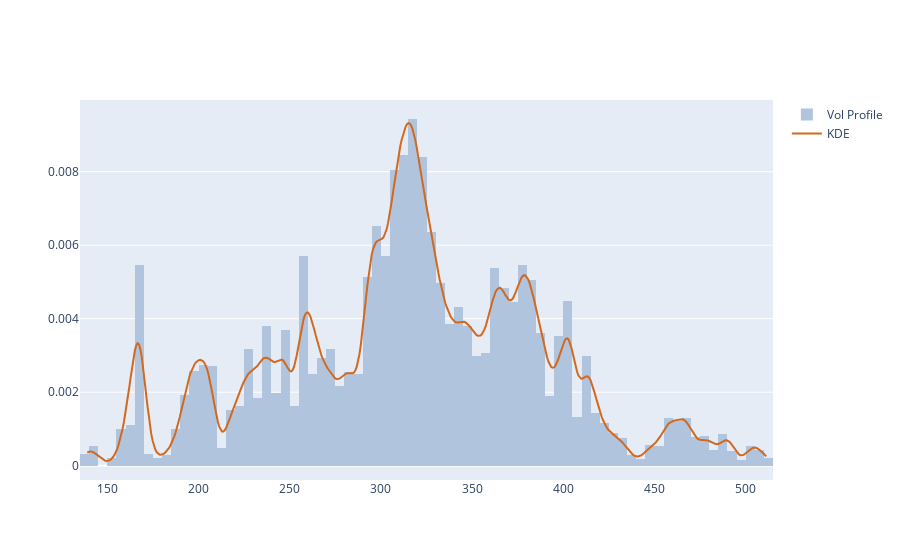

Notebook code cell kept with this figure:
### Code cell
# Kernel Density Estimator (KDE) plot
from scipy import stats, signal

"""
stats provides statistical functions and probability distributions for data analysis.

signal offers tools for signal processing, such as filtering, peak detection, 
and Fourier transforms.

These modules are commonly used for advanced data analysis and scientific computing in Python.
"""

kde_factor = 0.05
num_samples = 500
kde = stats.gaussian_kde(lulu.Close,weights=lulu.Volume,bw_method=kde_factor)
xr = np.linspace(lulu.Close.min(),lulu.Close.max(),num_samples)
kdy = kde(xr)
ticks_per_sample = (xr.max() - xr.min()) / num_samples

def get_dist_plot(c, v, kx, ky):
    fig = go.Figure()
    fig.add_trace(go.Histogram(name='Vol Profile', x=c, y=v, nbinsx=150, 
                               histfunc='sum', histnorm='probability density',
                               marker_color='#B0C4DE'))
    fig.add_trace(go.Scatter(name='KDE', x=kx, y=ky, mode='lines', marker_color='#D2691E'))
    return fig

get_dist_plot(lulu.Close, lulu.Volume, xr, kdy).show()

### Figure 1 — Plotly figure (JSON) as saved in the notebook; plotly's stock layout.template omitted (floating-point values rounded to 4 significant figures; data arrays with more than 128 entries replaced by an {"elided": "..."} marker saying what was removed)
{"data": [{"histfunc": "sum", "histnorm": "probability density", "marker": {"color": "#B0C4DE"}, "name": "Vol Profile", "nbinsx": 150, "type": "histogram", "x": {"elided": "1477 float values"}, "y": {"elided": "1477 float values"}}, {"marker": {"color": "#D2691E"}, "mode": "lines", "name": "KDE", "type": "scatter", "x": {"elided": "500 float values"}, "y": {"elided": "500 float values"}}], "layout": {}}
